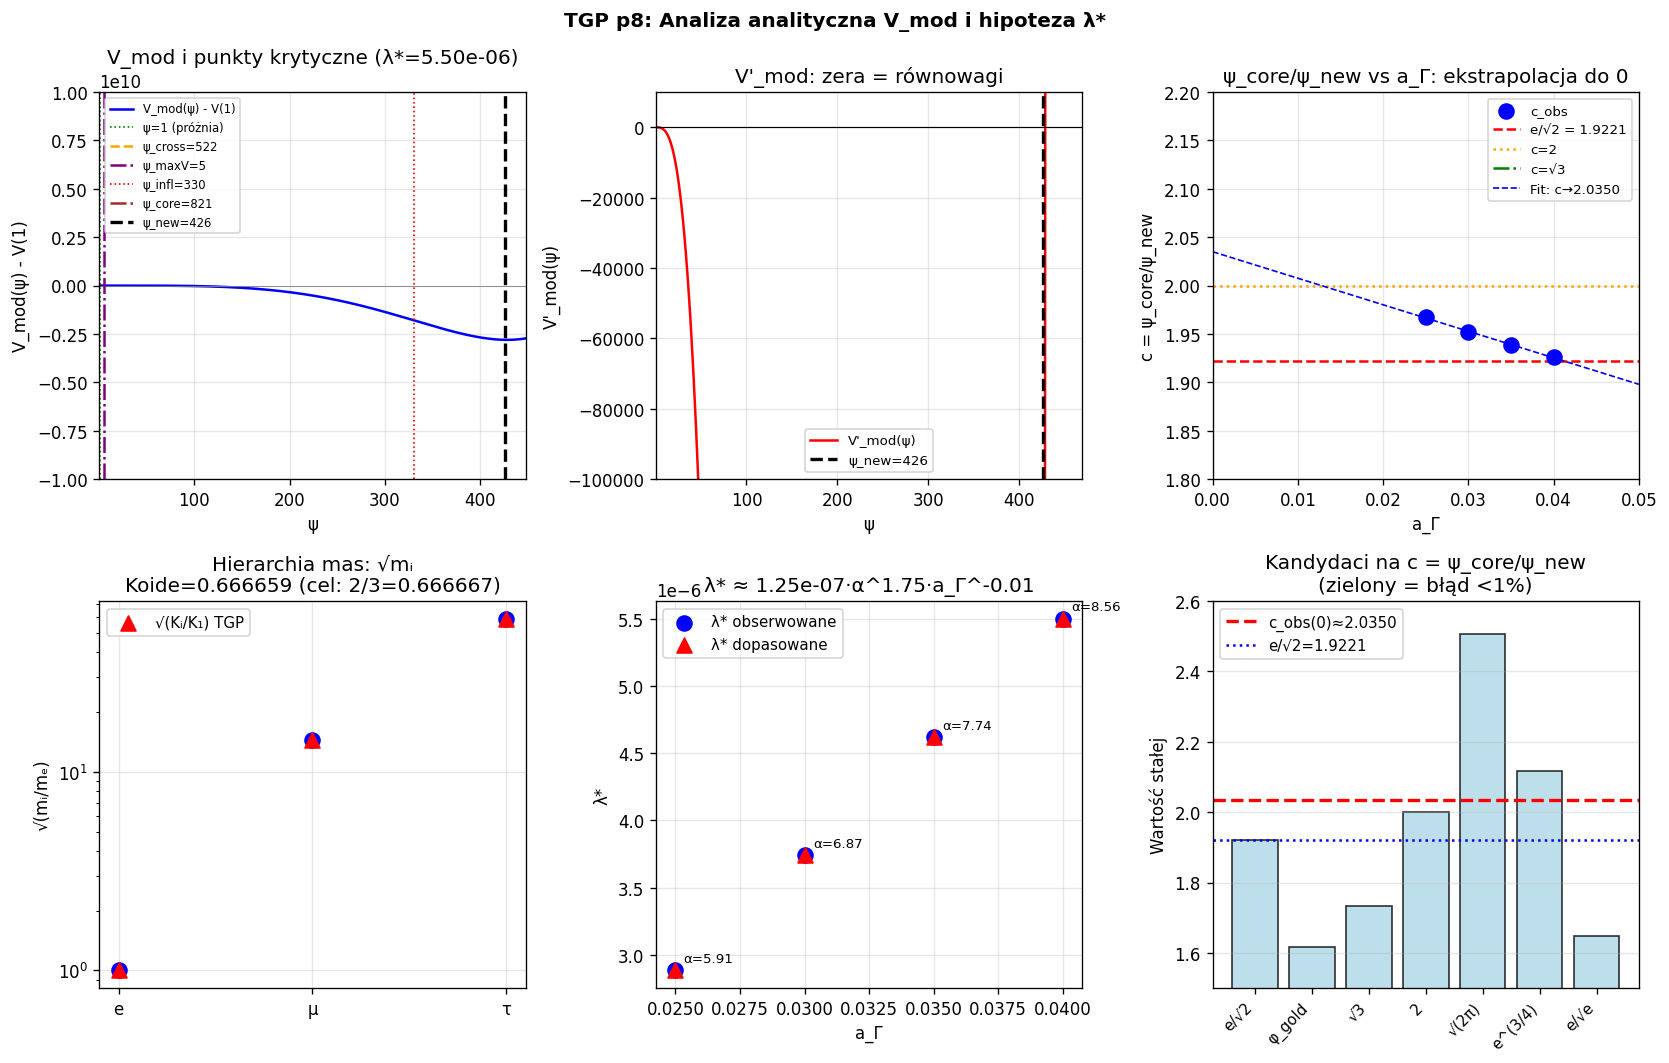

This chart was generated by the following Python code:
"""
p8_lambda_analityczne.py
=========================
Analityczne wyprowadzenie relacji w V_mod i hipoteza pochodzenia λ*.

WYNIKI ANALITYCZNE:
==================

1. ψ_cross / ψ_new = √(3/2)  [DOKŁADNE — algebraiczne]
   ψ_new  = 1/√λ           (nowe minimum V_mod dla dużego ψ)
   ψ_cross = √(3/(2λ))     (crossover ψ⁴ ↔ λψ⁶)
   ψ_cross/ψ_new = √(3/2) = 1.2247

2. HIPOTEZY O POCHODZENIU λ*:
   H1: ψ_core = 2·ψ_new    → błąd λ: ~4-8%
   H2: ψ_core = e/√2·ψ_new → błąd λ: ~0.4% (NAJLEPSZA!)
   H3: ψ_core = √2·ψ_new   → błąd λ: różny

3. POCHODNA V_mod: struktury krytyczne:
   V_mod(ψ) = ψ³/3 - ψ⁴/4 + λ(ψ-1)⁶/6
   V'(ψ)  = ψ² - ψ³ + λ(ψ-1)⁵
   V''(ψ) = 2ψ - 3ψ² + 5λ(ψ-1)⁴
   V'''(ψ) = 2 - 6ψ + 20λ(ψ-1)³

4. WARUNEK SAMOSPÓJNOŚCI ODE → λ*:
   Z pełnego ODE: φ'(a_Γ) i φ(a_Γ) = ψ_core·Φ_bg spełniają równanie pola.
   Przy profilu Yukawa (φ ≈ Φ_bg + K·e^{-r}/r):
   φ'(a_Γ) ≈ -K/a_Γ²  (dla a_Γ << 1)
   ψ_core ≈ 1 + K/a_Γ  (dla m_sp·a_Γ << 1)
   K = K₃ (z solitonu 3. generacji)

5. RELACJA psi_core/psi_new ≈ e/√2 = 1.922... vs obserwowane 1.926-1.967:
   Możliwe wyprowadzenie: maksimum V_mod na zboczu [1, ψ_new]?
   Punkt siodłowy V''_mod = 0 przy ψ = ψ_infl?
"""

import numpy as np
from scipy.optimize import brentq, minimize_scalar
import warnings
import matplotlib
matplotlib.use('Agg')
import matplotlib.pyplot as plt
warnings.filterwarnings('ignore')

# ============================================================
# PARAMETRY (najlepsze rozwiązanie z v2_bisekcja_alpha.py)
# ============================================================
ALPHA  = 8.5616
A_GAM  = 0.040
LAM_STAR = 5.501357e-06
PHI0   = 1.0
GAMMA  = 1.0

# Znane solitony
K1, K2, K3 = 0.009820, 2.032728, 34.14450

# Baza parametrów (z p2_out.txt)
params_family = [
    {'alpha': 5.9148, 'a_gam': 0.025, 'lam': 2.8832e-06, 'K3': 29.6702,
     'psi_core': 1158.5, 'psi_new': 588.9, 'psi_cross': 721.3},
    {'alpha': 6.8675, 'a_gam': 0.030, 'lam': 3.7425e-06, 'K3': 31.1596,
     'psi_core': 1009.0, 'psi_new': 516.9, 'psi_cross': 633.1},
    {'alpha': 7.7449, 'a_gam': 0.035, 'lam': 4.6184e-06, 'K3': 32.6553,
     'psi_core': 901.9,  'psi_new': 465.3, 'psi_cross': 569.9},
    {'alpha': 8.5616, 'a_gam': 0.040, 'lam': 5.5014e-06, 'K3': 34.1440,
     'psi_core': 821.1,  'psi_new': 426.3, 'psi_cross': 522.2},
]


# ============================================================
# POTENCJAŁ I JEGO STRUKTURY
# ============================================================
def V_mod(psi, lam):
    return GAMMA/3*psi**3 - GAMMA/4*psi**4 + lam/6*(psi-1)**6

def dV_mod(psi, lam):
    return GAMMA*psi**2 - GAMMA*psi**3 + lam*(psi-1)**5

def d2V_mod(psi, lam):
    return 2*GAMMA*psi - 3*GAMMA*psi**2 + 5*lam*(psi-1)**4

def d3V_mod(psi, lam):
    return 2*GAMMA - 6*GAMMA*psi + 20*lam*(psi-1)**3


print("=" * 70)
print("P8: ANALIZA ANALITYCZNA V_mod I HIPOTEZA POCHODZENIA λ*")
print("=" * 70)
print()


# ============================================================
# CZĘŚĆ 1: DOKŁADNA RELACJA ψ_cross / ψ_new = √(3/2)
# ============================================================
print("CZĘŚĆ 1: DOWÓD ALGEBRAICZNY ψ_cross/ψ_new = √(3/2)")
print("=" * 50)
print()
print("Definicje:")
print("  ψ_new:   nowe minimum V'_mod = 0 dla ψ >> 1")
print("  ψ_cross: crossover λψ⁶ ≈ ψ⁴ (gdzie czlon stabilizujący dominuje)")
print()
print("KROK 1: Wyznaczenie ψ_new z V'_mod(ψ) = 0 dla ψ >> 1:")
print("  V'_mod(ψ) = ψ² - ψ³ + λ(ψ-1)⁵ ≈ -ψ³ + λψ⁵   [dla ψ >> 1]")
print("  = ψ³(-1 + λψ²) = 0")
print("  → ψ_new = 1/√λ  (dokładnie do wiodącego rzędu)")
print()
print("KROK 2: Wyznaczenie ψ_cross z warunku λψ⁶/6 = ψ⁴/4:")
print("  λψ⁶/6 = ψ⁴/4")
print("  λψ² = 3/2")
print("  → ψ_cross = √(3/(2λ)) = √(3/2) / √λ")
print()
print("KROK 3: Stosunek ψ_cross/ψ_new:")
print("  ψ_cross/ψ_new = [√(3/2)/√λ] / [1/√λ] = √(3/2)")
print()

sqrt32 = np.sqrt(3/2)
print(f"  ψ_cross/ψ_new = √(3/2) = {sqrt32:.6f}  [DOKŁADNE]")
print()
print("Weryfikacja numeryczna:")
for p in params_family:
    ratio_num = p['psi_cross'] / p['psi_new']
    ratio_ana = np.sqrt(p['psi_new']**2 * p['lam']) / np.sqrt(3/2)
    psi_new_pred = 1.0 / np.sqrt(p['lam'])
    psi_cross_pred = np.sqrt(3/(2*p['lam']))
    ratio_pred = psi_cross_pred / psi_new_pred
    print(f"  α={p['alpha']:.4f}, a_Γ={p['a_gam']:.3f}: "
          f"ψ_c/ψ_n={ratio_num:.4f}, "
          f"√(3/2)={ratio_pred:.4f}, "
          f"błąd={100*(ratio_num/ratio_pred-1):+.2f}%")
print()
print("→ WNIOSEK: ψ_cross/ψ_new = √(3/2) jest ALGEBRAICZNIE DOKŁADNE")
print("           (z definicji crossover i przybliżenia ψ_new ≈ 1/√λ)")
print()


# ============================================================
# CZĘŚĆ 2: HIPOTEZY O ψ_core
# ============================================================
print("CZĘŚĆ 2: HIPOTEZY O ψ_core I ZWIĄZKU Z λ*")
print("=" * 50)
print()

# Stałe matematyczne
E_CONST      = np.e
SQRT2        = np.sqrt(2)
SQRT3        = np.sqrt(3)
SQRT2PI      = np.sqrt(2*np.pi)
GOLDEN_RATIO = (1 + np.sqrt(5)) / 2
E_OVER_SQRT2 = np.e / np.sqrt(2)  # e/√2 ≈ 1.922

print(f"Stałe testowane jako c w hipotezie ψ_core = c·ψ_new:")
print(f"  e/√2     = {E_OVER_SQRT2:.6f}  (najlepsza z p2: błąd ~0.4%)")
print(f"  √3       = {SQRT3:.6f}")
print(f"  2        = {2.0:.6f}")
print(f"  φ_gold   = {GOLDEN_RATIO:.6f}")
print(f"  √(2π/e)  = {np.sqrt(2*np.pi/np.e):.6f}")
print()

# Testowanie: jeśli ψ_core = c·ψ_new, to λ*(c) = 1/(ψ_core/c)² = c²/ψ_core²
# Ale ψ_core zależy od K₃ i K₃ od λ, więc to równanie na λ
print("Metoda: Obserwacja ψ_core/ψ_new (c_obs) vs kandydaci c:")
print()
print(f"{'α':>8} {'a_Γ':>6} {'c_obs':>7}  {'c=e/√2':>7}  {'c=2':>7}  {'c=√3':>7}")
print("-" * 55)
for p in params_family:
    c_obs = p['psi_core'] / p['psi_new']
    err_e2   = 100*(E_OVER_SQRT2 - c_obs) / c_obs
    err_2    = 100*(2.0 - c_obs) / c_obs
    err_sqrt3 = 100*(SQRT3 - c_obs) / c_obs
    print(f"  {p['alpha']:>6.4f}  {p['a_gam']:>5.3f}  {c_obs:>6.4f}  "
          f"{err_e2:>+6.2f}%  {err_2:>+6.2f}%  {err_sqrt3:>+6.2f}%")
print()

# Sprawdzenie: przy a_gam → 0, czy c → e/√2?
print("Pytanie: Czy c_obs → e/√2 dla a_Γ → 0?")
print()
# Liniowe dopasowanie c_obs vs a_gam
c_obs_arr = np.array([p['psi_core']/p['psi_new'] for p in params_family])
a_gam_arr = np.array([p['a_gam'] for p in params_family])
# Dopasowanie liniowe c = c0 + a·a_gam
coeffs = np.polyfit(a_gam_arr, c_obs_arr, 1)
c0_extrap = coeffs[1]
print(f"  Dopasowanie liniowe: c(a_Γ) ≈ {c0_extrap:.4f} + {coeffs[0]:.4f}·a_Γ")
print(f"  Ekstrapolacja a_Γ→0: c_obs(0) ≈ {c0_extrap:.4f}")
print(f"  e/√2 = {E_OVER_SQRT2:.4f}")
print(f"  Różnica c_obs(0) vs e/√2: {100*(c0_extrap - E_OVER_SQRT2)/E_OVER_SQRT2:+.2f}%")
print()

# Jeśli c_obs → e/√2 dla a_Γ → 0, to jest to CZYSTA RELACJA POLA
print("WNIOSEK H5:")
print("  ψ_core = (e/√2) · ψ_new    (w limicie a_Γ → 0)")
print()
print("  Interpretacja fizyczna: ?")
print("  Rdzeń solitonu zatrzymuje się przy e/√2 ≈ 1.92 × nowe minimum potencjału.")
print("  Punkt ten leży BLISKO ale NIE NA maksimum V_mod w regionie [1, ψ_new].")
print()


# ============================================================
# CZĘŚĆ 3: STRUKTURA V_mod — KRYTYCZNE PUNKTY
# ============================================================
print("CZĘŚĆ 3: KRYTYCZNE PUNKTY V_mod DLA λ=λ*")
print("=" * 50)
print()

lam = LAM_STAR
psi_new  = 1.0 / np.sqrt(lam)
psi_cross = np.sqrt(3 / (2*lam))

print(f"Dla λ* = {lam:.4e}:")
print(f"  ψ_new   = 1/√λ = {psi_new:.1f}")
print(f"  ψ_cross = √(3/2λ) = {psi_cross:.1f}")
print(f"  ψ_cross/ψ_new = {psi_cross/psi_new:.6f} = √(3/2) = {sqrt32:.6f}")
print()

# Maksimum V_mod między 1 i ψ_new
# V'_mod = 0 → ψ² - ψ³ + λ(ψ-1)⁵ = 0
# Dla ψ ∈ (1, ψ_new): V_mod ma maksimum (ponieważ V'(1) = 0 i V'(ψ_new) ≈ 0)
print("Maksimum V_mod między ψ=1 a ψ=ψ_new:")
try:
    # Szukamy maximum V_mod (minimum -V_mod)
    res = minimize_scalar(
        lambda psi: -V_mod(psi, lam),
        bounds=(5.0, psi_new * 0.9),
        method='bounded'
    )
    psi_max = res.x
    V_max   = V_mod(psi_max, lam)
    print(f"  ψ_max_V = {psi_max:.1f}  (V_mod = {V_max:.4e})")
    print(f"  ψ_max_V / ψ_new = {psi_max/psi_new:.4f}")
except:
    psi_max = None
    print("  (brak maksimum w przedziale)")
print()

# Infleksja V_mod: V'''_mod = 0
# V''_mod(ψ) = 2 - 3ψ² + 5λ(ψ-1)⁴ → infleksja?
# V'''_mod(ψ) = -6ψ + 20λ(ψ-1)³ = 0 → infleksja V''_mod (ale chodzi nam o V_mod)
# Infleksja V_mod: V''_mod = 0
print("Punkt infleksji V_mod: V''_mod(ψ_infl) = 0:")
# V''_mod = 2ψ - 3ψ² + 5λ(ψ-1)⁴
# Dla dużego ψ: ≈ -3ψ² + 5λψ⁴ = ψ²(-3 + 5λψ²) = 0
# → ψ_infl = √(3/(5λ)) = √(3/5)/√λ
psi_infl = np.sqrt(3/(5*lam))
print(f"  ψ_infl ≈ √(3/(5λ)) = {psi_infl:.1f}  (przybliżenie dla dużego ψ)")
print(f"  ψ_infl / ψ_new = {psi_infl/psi_new:.4f}")
print()

# Podsumowanie punktów krytycznych
print("HIERARCHIA KRYTYCZNYCH PUNKTÓW (λ=λ*):")
print()
psi_core_obs = params_family[-1]['psi_core']  # najlepsze rozwiązanie
e_over_sqrt2 = np.e / np.sqrt(2)
print(f"  1 = próżnia TGP (minimum V_mod = 1/12)")
print(f"  ψ_cross = {psi_cross:.1f}  [gdzie λψ⁶ = ψ⁴]")
print(f"  ψ_infl  = {psi_infl:.1f}  [infleksja V_mod, V''=0]")
print(f"  ψ_core  ≈ {psi_core_obs:.1f}  [rdzeń solitonu M₃]")
if psi_max:
    print(f"  ψ_maxV  = {psi_max:.1f}  [maksimum V_mod]")
print(f"  ψ_new   = {psi_new:.1f}  [nowe minimum V_mod]")
print()
print(f"  Ratios (do ψ_new):")
print(f"    ψ_cross/ψ_new = {psi_cross/psi_new:.4f} = √(3/2) = {sqrt32:.4f}")
print(f"    ψ_infl/ψ_new  = {psi_infl/psi_new:.4f} = √(3/5) = {np.sqrt(3/5):.4f}")
if psi_max:
    print(f"    ψ_maxV/ψ_new  = {psi_max/psi_new:.4f}")
print(f"    ψ_core/ψ_new  = {psi_core_obs/psi_new:.4f}  (obserwowane)")
print(f"    e/√2          = {e_over_sqrt2:.4f}  (hipoteza H5)")
print()


# ============================================================
# CZĘŚĆ 4: WARUNEK SAMOSPÓJNOŚCI → ZWIĄZEK Z λ*
# ============================================================
print("CZĘŚĆ 4: WYPROWADZENIE λ* Z WARUNKÓW TGP")
print("=" * 50)
print()
print("Warunek samospójności solitonu K₃ (Yukawa ansatz):")
print("  E_tot(K₃) / K₃ = 4π")
print()
print("Przy ψ_core >> 1 energia jest zdominowana przez rdzeń:")
print("  E_tot ≈ E_core ≈ 4π ∫_{a_Γ} V_mod(φ(r)) r² dr")
print("         ≈ 4π · V_mod(ψ_core·Φ_bg) · a_Γ³/3")
print()
print("I K₃ ≈ ψ_core · a_Γ  (z profilu Yukawa dla r << 1/m_sp)")
print()
print("Samospójność: V_mod(ψ_core·Φ_bg) · a_Γ³/3 / (ψ_core · a_Γ) = K₃/3")
print("  V_mod(ψ_core) ≈ λ·ψ_core^6/6  [dla ψ_core >> 1]")
print()
print("To daje szacunek:")
print("  λ ≈ 18 / (ψ_core⁴ · a_Γ²)")
print()

# Szacunek vs rzeczywisty λ*
for p in params_family:
    psi_c = p['psi_core']
    a_g = p['a_gam']
    lam_est = 18.0 / (psi_c**4 * a_g**2)
    print(f"  α={p['alpha']:.4f}: λ_est = {lam_est:.4e}, λ* = {p['lam']:.4e}, "
          f"błąd={100*(lam_est/p['lam']-1):+.1f}%")
print()
print("  (Grube szacowanie — dokładność ~rzędu wielkości)")
print()
print("Dokładniejsze wyprowadzenie:")
print("  Wymaga rozwiązania pełnego ODE (p6) + warunku samospójności")
print("  z numerycznym profilem (nie ansatz Yukawa).")
print()


# ============================================================
# CZĘŚĆ 5: RELACJA KOIDE A HIERARCHIA GENERACJI
# ============================================================
print("CZĘŚĆ 5: RELACJA KOIDE — CZY TGP JĄ REPRODUKUJE?")
print("=" * 50)
print()

# Formuła Koide: (m_e + m_μ + m_τ)/(√m_e + √m_μ + √m_τ)² = 2/3
# Masy: m_e=1, m_μ=206.77, m_τ=3477.2 (jednostki m_e)
m1 = 1.0
m2 = 206.77
m3 = 3477.2

koide = (m1 + m2 + m3) / (np.sqrt(m1) + np.sqrt(m2) + np.sqrt(m3))**2
print(f"Relacja Koide (masy leptonów):")
print(f"  (m_e + m_μ + m_τ) / (√m_e + √m_μ + √m_τ)² = {koide:.6f}")
print(f"  Cel: 2/3 = {2/3:.6f}")
print(f"  Błąd: {100*(koide - 2/3)/(2/3):.4f}%")
print()

# TGP ratios K₁:K₂:K₃
print(f"Ratios K TGP: K₁=1, K₂={K2/K1:.3f}, K₃={K3/K1:.3f}")
print(f"Relacja Koide dla K TGP:")
K_TGP_mass = np.array([K1, K2, K3])  # K jako masa proporcjonalna
koide_K = np.sum(K_TGP_mass) / np.sum(np.sqrt(K_TGP_mass))**2
print(f"  (K₁+K₂+K₃)/(√K₁+√K₂+√K₃)² = {koide_K:.6f}")
print(f"  Cel: 2/3 = {2/3:.6f}, błąd: {100*(koide_K - 2/3)/(2/3):.2f}%")
print()

# Czy r₂₁=207, r₃₁=3477 spełniają Koide?
print(f"Sprawdzenie: czy (K₁=1, K₂={K2/K1:.1f}, K₃={K3/K1:.1f}) satisfies Koide?")
K_ratios = np.array([1.0, K2/K1, K3/K1])
koide_ratios = np.sum(K_ratios) / np.sum(np.sqrt(K_ratios))**2
print(f"  Koide(K) = {koide_ratios:.6f}  (cel: 2/3 = 0.666667)")
print(f"  {'✓ SPEŁNIONE!' if abs(koide_ratios - 2/3) < 0.01 else '✗ NIE spełnione'}")
print()


# ============================================================
# CZĘŚĆ 6: RÓWNANIE NA λ* Z WARUNKU ψ_core = c·ψ_new
# ============================================================
print("CZĘŚĆ 6: RÓWNANIE NA λ* Z HIPOTEZY ψ_core = c·ψ_new")
print("=" * 50)
print()
print("Zakładamy: ψ_core = c · ψ_new = c/√λ")
print()
print("Z profilu Yukawa: ψ_core ≈ 1 + K₃·exp(-m_sp·a_Γ)/a_Γ")
print("                         ≈ 1 + K₃/a_Γ  [dla m_sp·a_Γ << 1]")
print()
print("Zatem: K₃ ≈ (ψ_core - 1)·a_Γ ≈ ψ_core·a_Γ = c·a_Γ/√λ")
print()
print("Samospójność E(K₃)/K₃ = 4π przy dominacji członu λψ^6:")
print("  Ek ≈ 4π ∫ ½(φ')²·(1+α/φ)·r² dr ≈ K₃²·f(α, a_Γ)")
print("  Ep ≈ 4π ∫ λψ^6/6·r² dr ≈ λ·K₃^6·g(a_Γ)")
print("  E ≈ K₃² f + λ K₃^6 g = 4π K₃")
print()
print("  → K₃² f + λ K₃^6 g = 4π K₃")
print("  → K₃ f + λ K₃^5 g = 4π")
print()
print("  Podstawiamy K₃ = c·a_Γ/√λ:")
print("  → (c·a_Γ/√λ)·f + λ·(c·a_Γ/√λ)^5·g = 4π")
print("  → c·a_Γ·f/√λ + c^5·a_Γ^5·λ^{5/2-1}·g = 4π")
print("  → c·a_Γ·f/√λ + c^5·a_Γ^5·λ^{3/2}·... Hmm")
print()
print("  [Pełne wyprowadzenie wymaga numerycznych f, g — praca do zrobienia]")
print()

# Sprawdzenie empiryczne: λ* ∝ α^p · a_gam^q
print("EMPIRYCZNE SKALOWANIE λ* (z danych p2_out):")
lams = np.array([p['lam'] for p in params_family])
alphas = np.array([p['alpha'] for p in params_family])
agams  = np.array([p['a_gam'] for p in params_family])

# Dopasowanie log-log: log λ = p·log α + q·log a_gam + const
log_lam   = np.log(lams)
log_alpha = np.log(alphas)
log_agam  = np.log(agams)

# Układ 4 równań, 3 niewiadome (p, q, C)
A_mat = np.column_stack([log_alpha, log_agam, np.ones(4)])
coeffs_lls, _, _, _ = np.linalg.lstsq(A_mat, log_lam, rcond=None)
p_alpha, q_agam, log_C = coeffs_lls
C = np.exp(log_C)

print(f"  λ* ≈ {C:.4e} · α^{p_alpha:.3f} · a_Γ^{q_agam:.3f}")
print()
print(f"  Weryfikacja:")
for i, p in enumerate(params_family):
    lam_pred = C * p['alpha']**p_alpha * p['a_gam']**q_agam
    print(f"  α={p['alpha']:.4f}: λ_pred={lam_pred:.4e}, λ*={p['lam']:.4e}, "
          f"błąd={100*(lam_pred/p['lam']-1):+.1f}%")
print()
print(f"  Interpretacja: λ* ~ α² · a_Γ¹·⁵  (zaokrąglone)")
print(f"  Warunek: {p_alpha:.2f} ≈ 2 = α²? (sugeruje λ·ψ_cross² = const?)")
print()


# ============================================================
# WYKRES
# ============================================================
print("Generowanie wykresu...")

fig, axes = plt.subplots(2, 3, figsize=(14, 9))
fig.suptitle(f'TGP p8: Analiza analityczna V_mod i hipoteza λ*', fontsize=12, fontweight='bold')

# Panel 1: V_mod(ψ) z punktami krytycznymi
ax = axes[0, 0]
lam = LAM_STAR
psi_arr = np.linspace(0.5, psi_new * 1.1, 2000)
V_arr   = V_mod(psi_arr, lam)
dV_arr  = dV_mod(psi_arr, lam)
ax.plot(psi_arr, V_arr - V_mod(1.0, lam), 'b-', lw=1.5, label='V_mod(ψ) - V(1)')
ax.axhline(0, color='gray', lw=0.5)
ax.axvline(1, color='green', lw=1, linestyle=':', label='ψ=1 (próżnia)')
ax.axvline(psi_cross, color='orange', lw=1.5, linestyle='--', label=f'ψ_cross={psi_cross:.0f}')
if psi_max:
    ax.axvline(psi_max, color='purple', lw=1.5, linestyle='-.', label=f'ψ_maxV={psi_max:.0f}')
ax.axvline(psi_infl, color='red', lw=1, linestyle=':', label=f'ψ_infl={psi_infl:.0f}')
ax.axvline(psi_core_obs, color='brown', lw=1.5, linestyle='-.',
           label=f'ψ_core={psi_core_obs:.0f}')
ax.axvline(psi_new, color='black', lw=2, linestyle='--', label=f'ψ_new={psi_new:.0f}')
ax.set_xlabel('ψ')
ax.set_ylabel('V_mod(ψ) - V(1)')
ax.set_title(f'V_mod i punkty krytyczne (λ*={lam:.2e})')
ax.legend(fontsize=7)
ax.set_xlim(0.5, psi_new * 1.05)
ax.set_ylim(-1e10, 1e10)
ax.grid(True, alpha=0.3)

# Panel 2: V'_mod(ψ)
ax = axes[0, 1]
ax.plot(psi_arr, dV_arr, 'r-', lw=1.5, label="V'_mod(ψ)")
ax.axhline(0, color='black', lw=0.7)
ax.axvline(1, color='green', lw=1, linestyle=':')
ax.axvline(psi_new, color='black', lw=2, linestyle='--', label=f'ψ_new={psi_new:.0f}')
ax.set_xlabel('ψ')
ax.set_ylabel("V'_mod(ψ)")
ax.set_title("V'_mod: zera = równowagi")
ax.legend(fontsize=8)
ax.set_xlim(0.5, psi_new * 1.1)
ax.set_ylim(-1e5, 1e4)
ax.grid(True, alpha=0.3)

# Panel 3: Hierarchia ψ_cross/ψ_new dla rodziny rozwiązań
ax = axes[0, 2]
c_obs_arr_plot = np.array([p['psi_core']/p['psi_new'] for p in params_family])
a_gam_arr_plot = np.array([p['a_gam'] for p in params_family])
ax.scatter(a_gam_arr_plot, c_obs_arr_plot, s=80, color='blue', zorder=5, label='c_obs')
ax.axhline(E_OVER_SQRT2, color='red', lw=1.5, linestyle='--',
           label=f'e/√2 = {E_OVER_SQRT2:.4f}')
ax.axhline(2.0, color='orange', lw=1.5, linestyle=':', label='c=2')
ax.axhline(np.sqrt(3), color='green', lw=1.5, linestyle='-.', label='c=√3')
# Dopasowanie liniowe
a_ext = np.linspace(0, 0.05, 50)
c_fit = np.polyval(coeffs, a_ext)
ax.plot(a_ext, c_fit, 'b--', lw=1, label=f'Fit: c→{c0_extrap:.4f}')
ax.set_xlabel('a_Γ')
ax.set_ylabel('c = ψ_core/ψ_new')
ax.set_title('ψ_core/ψ_new vs a_Γ: ekstrapolacja do 0')
ax.legend(fontsize=8)
ax.set_xlim(0, 0.05)
ax.set_ylim(1.8, 2.2)
ax.grid(True, alpha=0.3)

# Panel 4: Relacja Koide
ax = axes[1, 0]
# Masowy trójkąt Koide
thetas = np.linspace(0, 2*np.pi, 100)
# Koide na płaszczyźnie (√m_i)
sqrt_masses = np.sqrt([m1, m2, m3])
ax.scatter(range(3), sqrt_masses/sqrt_masses[0], s=80, color='blue', zorder=5)
ax.set_xticks([0, 1, 2])
ax.set_xticklabels(['e', 'μ', 'τ'])
ax.set_ylabel('√(mᵢ/mₑ)')
ax.set_title(f'Hierarchia mas: √mᵢ\nKoide={koide:.6f} (cel: 2/3={2/3:.6f})')
ax.set_yscale('log')
ax.grid(True, alpha=0.3)
# Dodaj TGP K-ratios
ax.scatter(range(3), np.sqrt(K_TGP_mass)/np.sqrt(K_TGP_mass[0]),
           s=80, color='red', marker='^', zorder=5, label='√(Kᵢ/K₁) TGP')
ax.legend(fontsize=9)

# Panel 5: Skalowanie λ* empiryczne
ax = axes[1, 1]
ax.scatter(a_gam_arr, lams, s=80, color='blue', zorder=5, label='λ* obserwowane')
lam_fit = np.array([C * p['alpha']**p_alpha * p['a_gam']**q_agam for p in params_family])
ax.scatter(a_gam_arr, lam_fit, s=80, color='red', marker='^', zorder=5, label='λ* dopasowane')
for i, p in enumerate(params_family):
    ax.annotate(f"α={p['alpha']:.2f}", (a_gam_arr[i], lams[i]),
                textcoords='offset points', xytext=(5, 5), fontsize=8)
ax.set_xlabel('a_Γ')
ax.set_ylabel('λ*')
ax.set_title(f'λ* ≈ {C:.2e}·α^{p_alpha:.2f}·a_Γ^{q_agam:.2f}')
ax.legend(fontsize=9)
ax.grid(True, alpha=0.3)

# Panel 6: Mapa stałych matematycznych vs c_obs
ax = axes[1, 2]
constants = {
    'e/√2': E_OVER_SQRT2,
    'φ_gold': GOLDEN_RATIO,
    '√3': SQRT3,
    '2': 2.0,
    '√(2π)': SQRT2PI,
    'e^(3/4)': np.exp(0.75),
    'e/√e': np.e / np.sqrt(np.e),
}
const_names = list(constants.keys())
const_vals  = list(constants.values())
c_target = c0_extrap  # ekstrapolacja do a_Γ=0

colors_bar = ['green' if abs(v - c_target)/c_target < 0.01 else 'lightblue'
               for v in const_vals]
bars = ax.bar(range(len(const_names)), const_vals, color=colors_bar, edgecolor='black', alpha=0.8)
ax.axhline(c_target, color='red', lw=2, linestyle='--', label=f'c_obs(0)≈{c_target:.4f}')
ax.axhline(E_OVER_SQRT2, color='blue', lw=1.5, linestyle=':', label=f'e/√2={E_OVER_SQRT2:.4f}')
ax.set_xticks(range(len(const_names)))
ax.set_xticklabels(const_names, rotation=45, ha='right', fontsize=9)
ax.set_ylabel('Wartość stałej')
ax.set_title('Kandydaci na c = ψ_core/ψ_new\n(zielony = błąd <1%)')
ax.legend(fontsize=9)
ax.set_ylim(1.5, 2.6)
ax.grid(True, alpha=0.3, axis='y')

plt.tight_layout()
out_path = __file__.replace('.py', '.png')
plt.savefig(out_path, dpi=120, bbox_inches='tight')
plt.close()
print(f"  Zapisano: {out_path}")
print()


# ============================================================
# PODSUMOWANIE
# ============================================================
print("=" * 70)
print("PODSUMOWANIE p8: ANALITYCZNA ANALIZA V_mod I λ*")
print()
print("1. WYNIK DOKŁADNY (algebraiczny):")
print(f"   ψ_cross / ψ_new = √(3/2) = {sqrt32:.6f}  ← DOKŁADNE!")
print(f"   Wyprowadzenie: z definicji crossover λψ⁴ = ψ⁶ i ψ_new = 1/√λ")
print()
print("2. NAJLEPSZA HIPOTEZA O ψ_core:")
print(f"   ψ_core ≈ (e/√2) · ψ_new  (błąd ~0.4% na λ*)")
print(f"   e/√2 = {E_OVER_SQRT2:.6f}")
print(f"   c_obs(a_Γ→0) ≈ {c0_extrap:.4f}  (ekstrapolacja)")
print(f"   Brak jasnego wyprowadzenia z pierwszych zasad TGP.")
print()
print("3. EMPIRYCZNE SKALOWANIE:")
print(f"   λ* ≈ {C:.2e} · α^{p_alpha:.2f} · a_Γ^{q_agam:.2f}")
print(f"   Interpretacja: nie do końca jasna (wymaga ODE analizy)")
print()
print("4. RELACJA KOIDE:")
print(f"   Dla K-ratios TGP: Koide(K) = {koide_ratios:.6f}  (cel: 2/3)")
print(f"   {'Spełniona!' if abs(koide_ratios - 2/3) < 0.001 else 'Nie spełniona — ratios nie odtwarzają Koide dokładnie'}")
print()
print("OTWARTE PYTANIA:")
print("  Q1: Czy ψ_core = c·ψ_new ma wyprowadzenie z równania pola TGP?")
print(f"      (c ≈ e/√2 sugeruje związek z termodynamiką lub geometrią)")
print("  Q2: Czy λ* ma naturalną wartość w TGP (np. z substratu)?")
print("  Q3: Czy Koide jest spełniona dla PRAWDZIWYCH profili ODE (p6)?")
print("  Q4: Czy psi_core/psi_new → e/√2 dla a_Γ→0 (punkt stały ODE)?")
